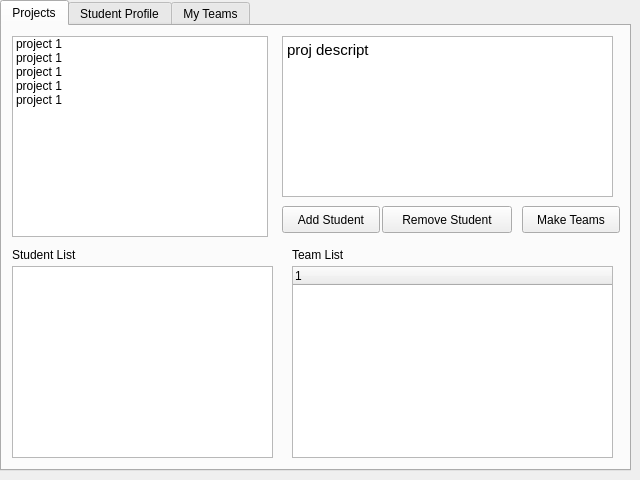
<?xml version="1.0" encoding="UTF-8"?>
<ui version="4.0">
 <class>MainWindow</class>
 <widget class="QMainWindow" name="MainWindow">
  <property name="geometry">
   <rect>
    <x>0</x>
    <y>0</y>
    <width>640</width>
    <height>480</height>
   </rect>
  </property>
  <property name="windowTitle">
   <string>MainWindow</string>
  </property>
  <widget class="QWidget" name="centralwidget">
   <widget class="QTabWidget" name="MainTabWidget">
    <property name="geometry">
     <rect>
      <x>0</x>
      <y>0</y>
      <width>631</width>
      <height>471</height>
     </rect>
    </property>
    <property name="currentIndex">
     <number>0</number>
    </property>
    <widget class="QWidget" name="projectTab">
     <attribute name="title">
      <string>Projects</string>
     </attribute>
     <widget class="QListWidget" name="projectList">
      <property name="geometry">
       <rect>
        <x>10</x>
        <y>10</y>
        <width>256</width>
        <height>201</height>
       </rect>
      </property>
      <item>
       <property name="text">
        <string>project 1</string>
       </property>
      </item>
      <item>
       <property name="text">
        <string>project 1</string>
       </property>
      </item>
      <item>
       <property name="text">
        <string>project 1</string>
       </property>
      </item>
      <item>
       <property name="text">
        <string>project 1</string>
       </property>
      </item>
      <item>
       <property name="text">
        <string>project 1</string>
       </property>
      </item>
     </widget>
     <widget class="QListWidget" name="studentList">
      <property name="geometry">
       <rect>
        <x>10</x>
        <y>240</y>
        <width>261</width>
        <height>192</height>
       </rect>
      </property>
     </widget>
     <widget class="QTextBrowser" name="projectDescription">
      <property name="geometry">
       <rect>
        <x>280</x>
        <y>10</y>
        <width>331</width>
        <height>161</height>
       </rect>
      </property>
      <property name="html">
       <string>&lt;!DOCTYPE HTML PUBLIC &quot;-//W3C//DTD HTML 4.0//EN&quot; &quot;http://www.w3.org/TR/REC-html40/strict.dtd&quot;&gt;
&lt;html&gt;&lt;head&gt;&lt;meta name=&quot;qrichtext&quot; content=&quot;1&quot; /&gt;&lt;style type=&quot;text/css&quot;&gt;
p, li { white-space: pre-wrap; }
&lt;/style&gt;&lt;/head&gt;&lt;body style=&quot; font-family:'Ubuntu'; font-size:11pt; font-weight:400; font-style:normal;&quot;&gt;
&lt;p style=&quot; margin-top:0px; margin-bottom:0px; margin-left:0px; margin-right:0px; -qt-block-indent:0; text-indent:0px;&quot;&gt;proj descript&lt;/p&gt;&lt;/body&gt;&lt;/html&gt;</string>
      </property>
     </widget>
     <widget class="QPushButton" name="registerProjectButton">
      <property name="geometry">
       <rect>
        <x>280</x>
        <y>180</y>
        <width>98</width>
        <height>27</height>
       </rect>
      </property>
      <property name="text">
       <string>Add Student</string>
      </property>
     </widget>
     <widget class="QPushButton" name="runCupidButton">
      <property name="geometry">
       <rect>
        <x>520</x>
        <y>180</y>
        <width>98</width>
        <height>27</height>
       </rect>
      </property>
      <property name="text">
       <string>Make Teams</string>
      </property>
     </widget>
     <widget class="QTreeWidget" name="teamListTree">
      <property name="geometry">
       <rect>
        <x>290</x>
        <y>240</y>
        <width>321</width>
        <height>192</height>
       </rect>
      </property>
      <column>
       <property name="text">
        <string notr="true">1</string>
       </property>
      </column>
     </widget>
     <widget class="QLabel" name="studentListLabel">
      <property name="geometry">
       <rect>
        <x>10</x>
        <y>220</y>
        <width>131</width>
        <height>17</height>
       </rect>
      </property>
      <property name="text">
       <string>Student List</string>
      </property>
     </widget>
     <widget class="QLabel" name="teamListLabel">
      <property name="geometry">
       <rect>
        <x>290</x>
        <y>220</y>
        <width>171</width>
        <height>17</height>
       </rect>
      </property>
      <property name="text">
       <string>Team List</string>
      </property>
     </widget>
     <widget class="QPushButton" name="pushButton">
      <property name="geometry">
       <rect>
        <x>380</x>
        <y>180</y>
        <width>130</width>
        <height>27</height>
       </rect>
      </property>
      <property name="text">
       <string>Remove Student</string>
      </property>
     </widget>
    </widget>
    <widget class="QWidget" name="profileTab">
     <attribute name="title">
      <string>Student Profile</string>
     </attribute>
     <widget class="QWidget" name="formLayoutWidget">
      <property name="geometry">
       <rect>
        <x>10</x>
        <y>10</y>
        <width>611</width>
        <height>421</height>
       </rect>
      </property>
      <layout class="QFormLayout" name="formLayout">
       <item row="0" column="0">
        <widget class="QLabel" name="question1Label">
         <property name="text">
          <string>question 1</string>
         </property>
        </widget>
       </item>
       <item row="0" column="1">
        <widget class="QLineEdit" name="question1LineEdit"/>
       </item>
       <item row="1" column="0">
        <widget class="QLabel" name="question2Label">
         <property name="text">
          <string>question 2</string>
         </property>
        </widget>
       </item>
       <item row="1" column="1">
        <widget class="QLineEdit" name="question2LineEdit"/>
       </item>
      </layout>
     </widget>
    </widget>
    <widget class="QWidget" name="teamsTab">
     <attribute name="title">
      <string>My Teams</string>
     </attribute>
     <widget class="QTreeWidget" name="treeWidget">
      <property name="geometry">
       <rect>
        <x>10</x>
        <y>11</y>
        <width>611</width>
        <height>421</height>
       </rect>
      </property>
      <property name="layoutDirection">
       <enum>Qt::LeftToRight</enum>
      </property>
      <column>
       <property name="text">
        <string>My Teams Tree</string>
       </property>
      </column>
      <item>
       <property name="text">
        <string>Project 1</string>
       </property>
       <item>
        <property name="text">
         <string>student 1</string>
        </property>
       </item>
       <item>
        <property name="text">
         <string>student 2</string>
        </property>
       </item>
       <item>
        <property name="text">
         <string>student 3</string>
        </property>
       </item>
       <item>
        <property name="text">
         <string>student 4</string>
        </property>
       </item>
      </item>
      <item>
       <property name="text">
        <string>Project 2</string>
       </property>
       <item>
        <property name="text">
         <string>student 1</string>
        </property>
       </item>
       <item>
        <property name="text">
         <string>student 2</string>
        </property>
       </item>
       <item>
        <property name="text">
         <string>student 3</string>
        </property>
       </item>
       <item>
        <property name="text">
         <string>student 4</string>
        </property>
       </item>
      </item>
     </widget>
    </widget>
   </widget>
  </widget>
  <action name="actionProfile">
   <property name="text">
    <string>Profile</string>
   </property>
  </action>
  <action name="actionProjects">
   <property name="text">
    <string>Projects</string>
   </property>
  </action>
  <action name="actionTeams">
   <property name="text">
    <string>Teams</string>
   </property>
  </action>
 </widget>
 <resources/>
 <connections/>
</ui>
